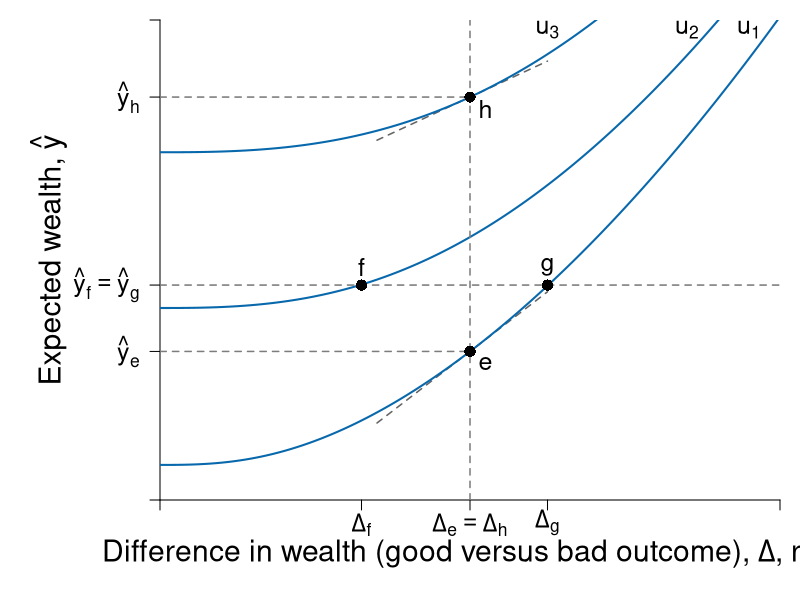

Write the R code that produced this figure.
#' Graph Designer: Scott Cohn
#' Authors: Bowles and Halliday
#' Title: Coordination, Conflict and Competition: A Text in Microeconomics

library("shape")

pdf(file = "risk/risk_averse_dara_c.pdf", width = 9, height = 7)

# Set parameters for graphics
axislabelsize <- 1.8
labelsize <- 1.5
namesize <- 1.8
annotatesize <- 1.5
graphlinewidth <- 2
segmentlinewidth <- 1.5

COL <- c("#7fc97f", "#beaed4", "#fdc086", "#ffff99", "#386cb0", "#f0027f", "#bf5b17", "#666666")
COLA <- c("#e0f3db", "#99d8c9","#66c2a4","#41ae76", "#238b45", "#005824")
COLB <- c("#c6dbef", "#4eb3d3", "#2b8cbe", "#0868ac","#084081")
COLC <- c("#fcfbfd", "#efedf5", "#dadaeb", "#bcbddc", "#9e9ac8", "#807dba", "#6a51a3", "#54278f", "#3f007d")
grays <- gray.colors(25, start = 1, end = 0, alpha = 1)

a <- c(2, 4, 6)
par(mar =  c(5, 8, 1, 1))
xlims <- c(0, 10)
ylims <- c(0, 40)


u <- function(y, delta, a = 3.5, b = 0.1, c = 2){
  y^a - b * delta^c
}

indiff <- function(u, delta, a = 1.5, b = 0.5, c = 4){
  (u + b * delta^c )^(1/a)
}

slopeA <- function(g, slope1 = 0.25, slope2 = 0.08){
  slope1 + 2*slope2*g
}

indiffA2 <- function(g, intercept = 7.8, slope1 = 0.25, slope2 = 0.055){
  intercept  + slope1*g + slope2*g^2
}

slopeA2 <- function(g, slope1 = 0.25, slope2 = 0.055){
  slope1 + 2*slope2*g
}


slopeA3 <- function(g, slope1 = 0.25, slope2 = 0.01){
  slope1 + 2*slope2*g
}

tangentline <- function(b, m, x){
  m*x + b
}

#Plot command 
plot(0, 0, xlim = xlims, ylim = ylims, 
     type = "n",
     xlab = expression(paste("")),
     ylab = expression(paste("")), 
     axes = FALSE,
     cex.lab = axislabelsize, 
     bty = "n", 
     xaxs = "i", 
     yaxs = "i"
)

y1 <- indiff(5, 0.5*xlims[2], c = 2.7)
y2 <- indiff(64, 0.5*xlims[2], c = 2.7) - 4
y3 <- indiff(156, 0.5*xlims[2], c = 2.7)

ticksx <- c(0, 0.325*xlims[2], 0.5*xlims[2], 0.625*xlims[2], xlims[2])
xlabels <- c(NA, expression(paste(Delta[f])), expression(paste(Delta[e] == Delta[h])), expression(paste(Delta[g])), NA)
ticksy <- c(0, y1, y2, y3, ylims[2])
ylabels <- c(NA, expression(paste(hat(y)[e])), expression(paste(hat(y)[f] == hat(y)[g])), expression(paste(hat(y)[h])), NA)

axis(1, at = ticksx, pos = 0, labels = xlabels, cex.axis = labelsize)
axis(2, at = ticksy, pos = 0, labels = ylabels, las = 1, cex.axis = labelsize)

#Axis labels and draw linear utility function
#mtext(expression(paste("Difference in wealth (good versus bad outcome), ", Delta, ", risk")), side = 1, line = 2.5, cex = axislabelsize)
text(0.5*xlims[2], -4.5,  expression(paste("Difference in wealth (good versus bad outcome), ", Delta, ", risk")), xpd = TRUE, cex = axislabelsize) 
text(-1.8, 0.5*ylims[2], expression(paste("Expected wealth, ", hat(y))), xpd = TRUE, cex = axislabelsize, srt = 90) 

npts <- 500 
xx1 <- seq(xlims[1], xlims[2], length.out = npts)
xx2 <- seq(0.5*xlims[2] - 1.5, 0.5*xlims[2] + 1.25, length.out = npts)

# tangent lines
lines(xx2, tangentline(x = xx2, m = 3.97626, b = -7.500294), col = grays[22], lwd = segmentlinewidth, lty = 2)
lines(xx2, tangentline(x = xx2, m = 2.39591, b = 21.5975), col = grays[22], lwd = segmentlinewidth, lty = 2)

# util curves
for (u in c(5, 64, 156) ) {
  lines(xx1, indiff(u, xx1, c = 2.7), col = COLB[4], lwd = graphlinewidth, lty = 1)  
}

# vertical delta segment
segments(0.5*xlims[2], 0, 0.5*xlims[2], ylims[2], col = grays[20], lwd = segmentlinewidth, lty = 2)

# horizontal segments
segments(0, y1, 0.5*xlims[2], y1, col = grays[20], lwd = segmentlinewidth, lty = 2)
segments(0, y2, indiff(5, 0.75*xlims[2], c = 2.7), y2, col = grays[20], lwd = segmentlinewidth, lty = 2)
segments(0, y3, 0.5*xlims[2], y3, col = grays[20], lwd = segmentlinewidth, lty = 2)

# points
points(0.5*xlims[2], y1, pch = 16, col = "black", cex = 1.5)
points(0.325*xlims[2], y2, pch = 16, col = "black", cex = 1.5)
points(0.625*xlims[2], y2, pch = 16, col = "black", cex = 1.5)
points(0.5*xlims[2], y3, pch = 16, col = "black", cex = 1.5)

# label points
text(0.5*xlims[2] + 0.25, y1 - 1, expression(paste(e)), cex = labelsize)
text(0.325*xlims[2], y2 + 1.5, expression(paste(f)), cex = labelsize)
text(0.625*xlims[2], y2 + 1.5, expression(paste(g)), cex = labelsize)
text(0.5*xlims[2] + 0.25, y3 - 1, expression(paste(h)), cex = labelsize)

# label indiff
text(0.95*xlims[2], 0.98*ylims[2], expression(paste(u[1])), cex = labelsize)
text(0.85*xlims[2], 0.98*ylims[2], expression(paste(u[2])), cex = labelsize)
text(0.625*xlims[2], 0.98*ylims[2], expression(paste(u[3])), cex = labelsize)

dev.off() 
